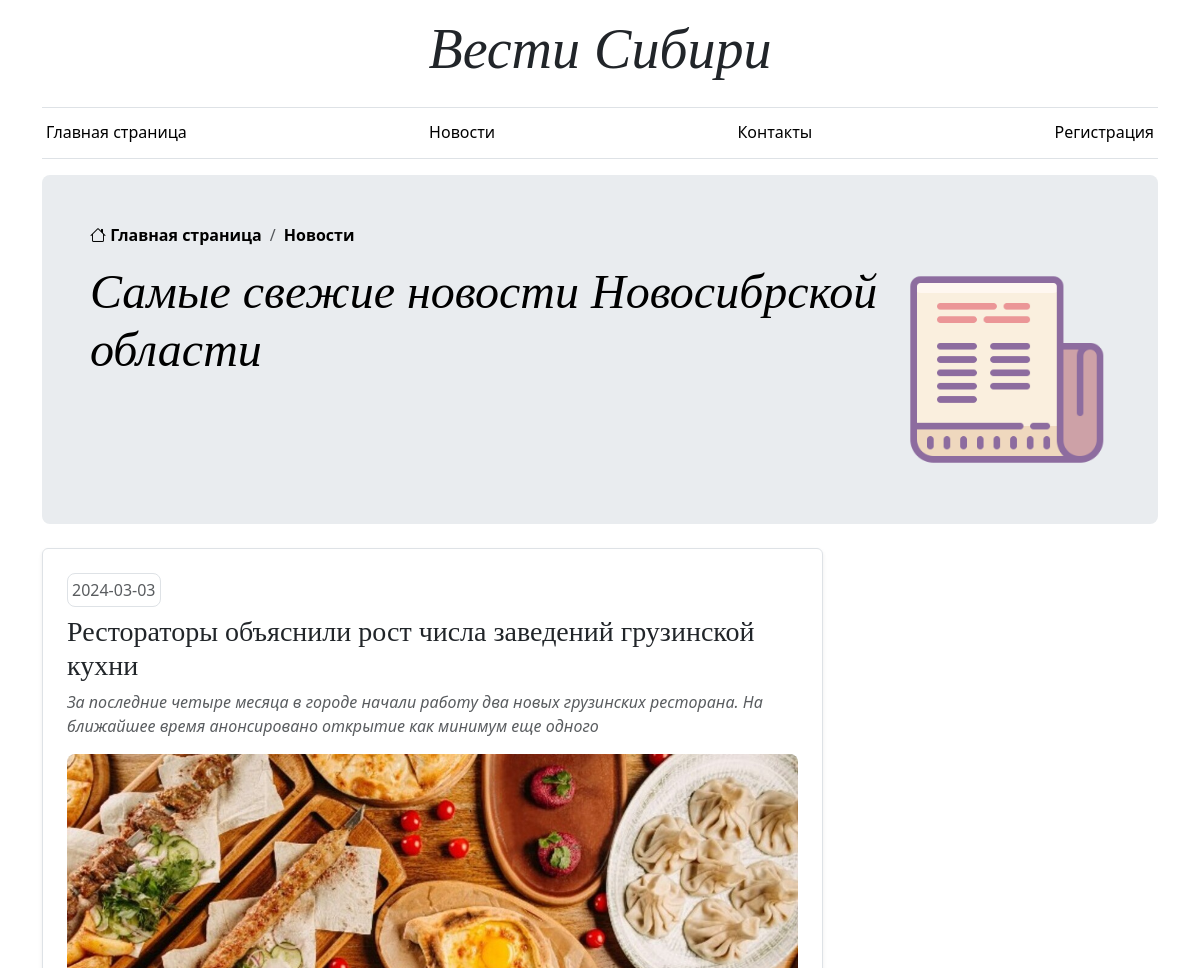
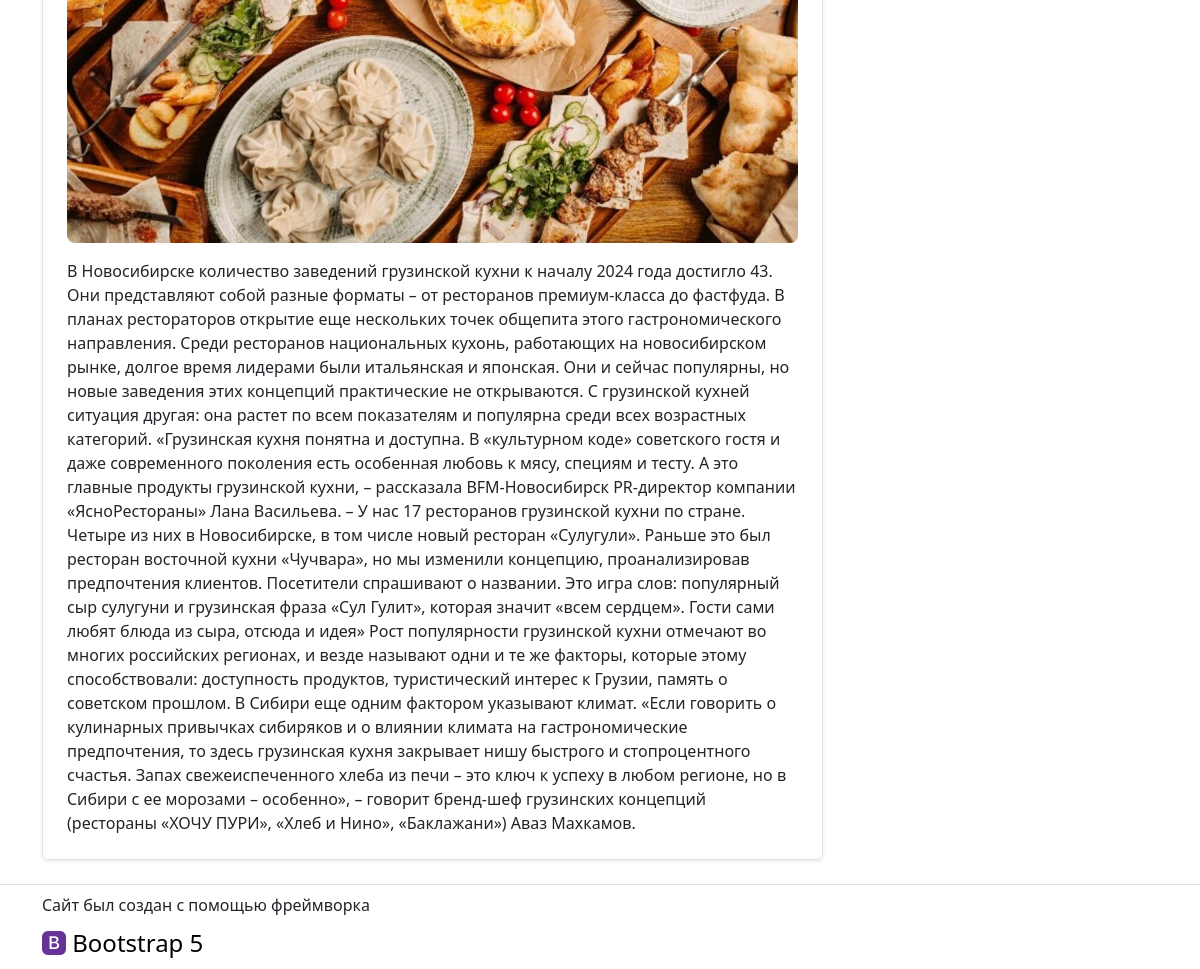
Page /pages/newss.php?id=3 on the committed database (2 pictures, top to bottom).
### tables this page shows
CREATE TABLE `news` (
  `id` int(11) UNSIGNED NOT NULL,
  `title` text NOT NULL,
  `preview` text NOT NULL,
  `text` text NOT NULL,
  `date` date NOT NULL,
  `img` varchar(50) NOT NULL
);

### pages/newss.php (the view, shortened to what this page needs)
<!doctype html>
<html lang="ru">
<head>
    <link href="../styles/style.css" rel="stylesheet">
</head>
<div class="container d-none d-md-block">
    <header class="border-bottom lh-1 py-3">
        <div class="row flex-nowrap justify-content-between align-items-center">
            <h1 class="display-4 fst-italic text-center">Вести Сибири</h1>
        </div>
    </header>
</div>
<div class="d-none d-md-block container sticky-top">
    <div class="nav-scroller bg-white py-1 mb-3 border-bottom">
        <nav class="nav nav-underline justify-content-between px-1">
            <a class="nav-item nav-link link-body-emphasis" href="../index.php">Главная страница</a>
            <a class="nav-item nav-link link-body-emphasis" href="news.php">Новости</a>
            <a class="nav-item nav-link link-body-emphasis" href="contacts.php">Контакты</a>
          <?php
            if(isset($_COOKIE['user']) && $_COOKIE['user'] != ''):
              ?>
                <a class="nav-item nav-link link-body-emphasis" href="../scripts/exit.php">Выйти</a>
            <?php else:?>
                <a class="nav-item nav-link link-body-emphasis" href="registration.php">Регистрация</a>
            <?php endif;?>
        </nav>
    </div>
</div>
<div class="container">
    <div class="p-4 p-md-5 mb-4 rounded-lg-5 rounded-3 text-body-emphasis bg-body-secondary">
        <nav aria-label="breadcrumb">
            <ol class="breadcrumb breadcrumb-custom overflow-hidden text-center rounded-3">
                <li class="breadcrumb-item">
                    <a class="link-body-emphasis fw-semibold text-decoration-none" href="../index.php">
                        <i class="bi bi-house"></i>
                        Главная страница
                    </a>
                </li>
                <li class="breadcrumb-item">
                    <a class="link-body-emphasis fw-semibold text-decoration-none" href="news.php">
                        Новости
                    </a>
                </li>
            </ol>
        </nav>
        <div class="d-flex flex-row">
            <div>
                <h3 class="display-5 fst-italic">
                    Самые свежие новости Новосибрской области
                </h3>
            </div>
            <div class="d-lg-flex d-none align-items-center">
                <img src="../icons/news-main.png" class="d-block w-100" alt="...">
            </div>
        </div>
    </div>
</div>
<div class="container">
    <div class="container-news">
      <?php
        $mysqli = new mysqli("localhost", "root", "root", "register-bg");
        $news = 0;
        if (isset($_GET) && isset($_GET["id"])) {
          if ($stmt = $mysqli->prepare("SELECT * FROM news WHERE id = ?")) {
            $stmt->bind_param("i", $_GET["id"]);
            $stmt->execute();
            $news = $stmt->get_result()->fetch_assoc();
          }
          else {
            $news = 0;
          }
        }
        if($news): ?>
        <div class="mb-2">
            <div class="g-0 border rounded overflow-hidden flex-md-row mb-4 shadow-sm h-md-250 position-relative">
                <div class="col p-4 d-flex flex-column">
                    <div class="mb-2 w-fit-content p-1 rounded-3 text-body-secondary border"><?=$news["date"]?></div>
                    <h3 class="mb-2"><?=$news["title"]?></h3>
                    <p><i class="text-body-secondary"><?=$news["preview"]?></i></p>
                    <img src=".<?=$news["img"]?>" class="d-block rounded-lg-5 rounded-3 mb-3 w-100" alt="(((">
                    <p class="card-text"><?=$news["text"]?></p>
                  <?php endif;?>
                </div>
            </div>
        </div>
    </div>
</div>
<footer class="py-2 mt-4 border-top">
    <div class="d-flex container flex-column">
        <div class="mb-2">
            Сайт был создан с помощью фреймворка
        </div>
        <div>
            <a href="https://getbootstrap.com/" class="footer-logo text-black text-decoration-none">
                <i class="bi bi-bootstrap-fill purple-color"></i> Bootstrap 5
            </a>
        </div>
    </div>
</footer>
</body>
</html>

### styles/style.css (style rules this page uses)
h1, h2, h3, h4, h5, h6 { font-family: "Playfair Display", Georgia, "Times New Roman", serif }
.purple-color { color: rebeccapurple; }
.w-fit-content { width: fit-content !important; }

### rows in the picture
news: date "2024-03-03", title "Рестораторы объяснили рост числа заведений грузинской кухни", preview "За последние четыре месяца в городе начали работу два новых грузинских ресторана. На ближайшее время анонсировано открытие как минимум еще одного", img (picture), text "В Новосибирске количество заведений грузинской кухни к началу 2024 года достигло 43. Они представляют собой разные форматы – от ресторанов премиум-класса до фастфуда. В планах рестораторов открытие еще нескольких точек общепита этого гастрономического направления. Среди ресторанов национальных кухонь, работающих на новосибирском рынке, долгое время лидерами были итальянская и японская. Они и сейчас популярны, но новые заведения этих концепций практические не открываются. С грузинской кухней ситуация другая: она растет по всем показателям и популярна среди всех возрастных категорий. «Грузинская кухня понятна и доступна. В «культурном коде» советского гостя и даже современного поколения есть…"
